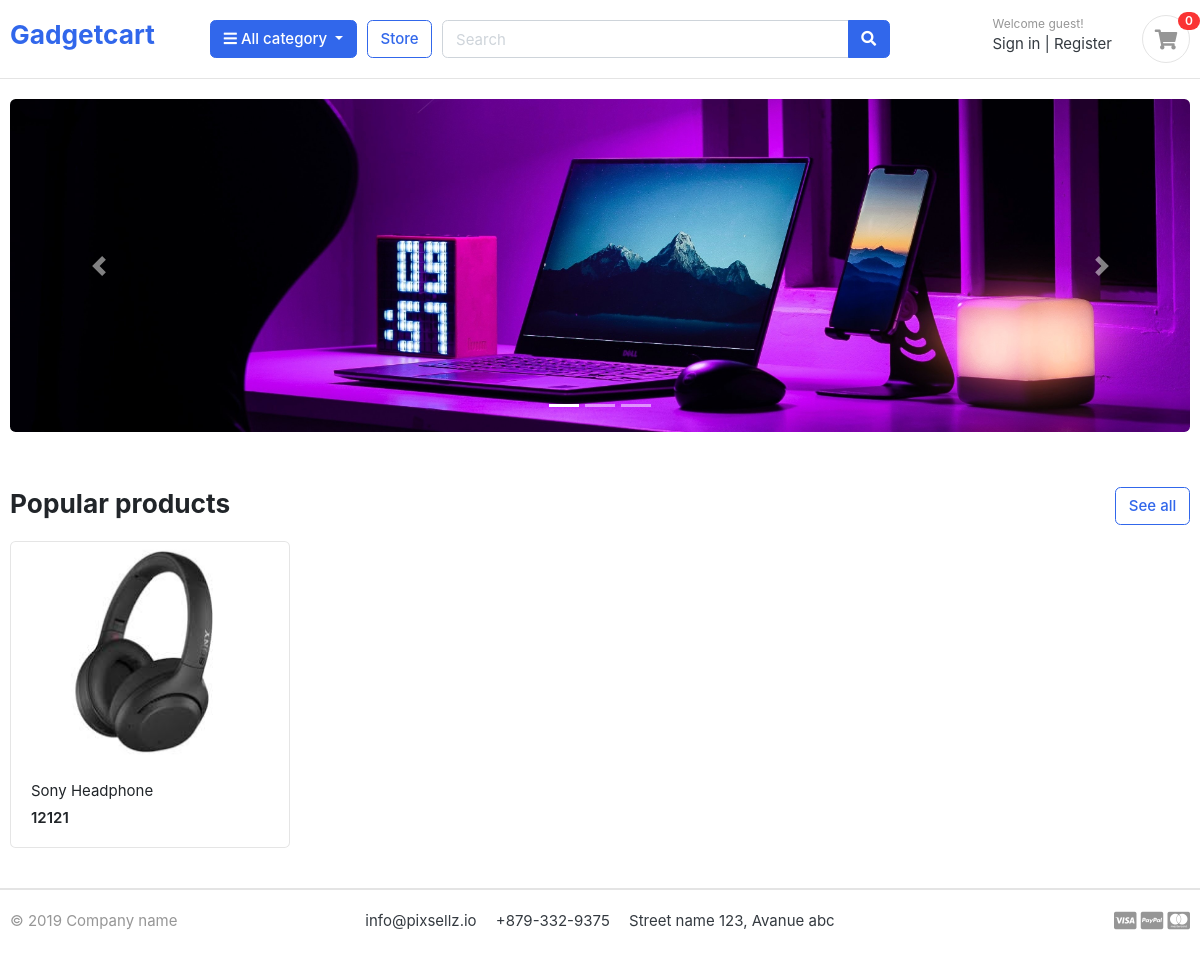
The page / on the database its author committed.
### store/models.py (models this page shows, shortened)
class Product(models.Model):
    product_name  = models.CharField(max_length=200, unique=True)
    slug          = models.SlugField(max_length=200, unique=True)
    description   = models.TextField(max_length=500, blank=True)
    price         = models.IntegerField()
    images        = models.ImageField(upload_to='photos/products')
    stock         = models.IntegerField()
    is_available  = models.BooleanField(default=True)
    brand         = models.ForeignKey(Brand, on_delete=models.CASCADE)
    category      = models.ForeignKey(Category, on_delete=models.CASCADE)
    created_date  = models.DateTimeField(auto_now_add=True)
    modified_date = models.DateTimeField(auto_now=True)
    def get_url(self):
        return reverse('product_detail', args=[self.category.slug, self.slug])

### homepage/views.py (the view)
# urls.py: path('', include('homepage.urls')),
def homepage(request):
    products = Product.objects.all().filter(is_available=True)
    context = {
        'products' : products,
    }
    return render(request,'user/home.html',context)

### category/context_processors.py (called while the page is built)
def menu_links(request):
    links = Category.objects.all()
    return dict(links=links)

### category/models.py (called while the page is built)
    def get_url(self):
        return reverse('products_by_category', args=[self.slug])

### templates/user/home.html (shortened to what this page needs)
{% extends 'user/base.html' %}
{% load static %}
{% block content %}
<section class="section-intro padding-y-sm">
<div class="container">
<div class="intro-banner-wrap">
    <div id="carouselExampleIndicators" class="carousel slide" data-ride="carousel">
        <ol class="carousel-indicators">
          <li data-target="#carouselExampleIndicators" data-slide-to="0" class="active"></li>
          <li data-target="#carouselExampleIndicators" data-slide-to="1"></li>
          <li data-target="#carouselExampleIndicators" data-slide-to="2"></li>
        </ol>
        <div class="carousel-inner">
          <div class="carousel-item active">
            <img src="{% static 'images/banners/gadgets.jpg' %}" class="img-fluid rounded d-block w-100" alt="First slide">
          </div>
        </div>
        <a class="carousel-control-prev" href="#carouselExampleIndicators" role="button" data-slide="prev">
          <span class="carousel-control-prev-icon" aria-hidden="true"></span>
        </a>
        <a class="carousel-control-next" href="#carouselExampleIndicators" role="button" data-slide="next">
          <span class="carousel-control-next-icon" aria-hidden="true"></span>
        </a>
      </div>
	</div>
</div>
</section>
<section class="section-name padding-y-sm">
<div class="container">
<header class="section-heading">
	<a href="{% url 'store' %}" class="btn btn-outline-primary float-right">See all</a>
	<h3 class="section-title">Popular products</h3>
</header>
<div class="row">
	{% for product in products %}
	<div class="col-md-3">
		<div class="card card-product-grid">
			<a href="{{ product.get_url  }}" class="img-wrap"> <img src="{{ product.images.url }}"> </a>
			<figcaption class="info-wrap">
				<a href="{{ product.get_url  }}" class="title">{{ product.product_name }}</a>
				<div class="price mt-1">{{ product.price }}</div>
			</figcaption>
		</div>
	</div>
	{% endfor %}
</div>
</div>
</section>
{% endblock %}

### gadgetcart/static/css/ui.css (style rules this page uses)
html { font-family: "Inter", sans-serif; font-size: 15px; }
.img-wrap { text-align: center; display: block; }
.img-wrap img { max-width: 100%; }
.padding-y-sm { padding-top: 20px; padding-bottom: 20px; }
.section-heading { margin-bottom: 20px; margin-top: 15px; }
.section-title { color: #212529; }
[class*=card-product] a.title { color: #212529; display: block; }
[class*=card-product] .img-wrap { overflow: hidden; position: relative; }
[class*=card-product] .img-wrap img { height: 100%; max-width: 100%; width: auto; display: inline-block; -o-object-fit: cover; object-fit: cover; }
.card-product-grid { margin-bottom: 20px; }
.card-product-grid .img-wrap { border-radius: 0.2rem 0.2rem 0 0; height: 220px; }
.card-product-grid .info-wrap { overflow: hidden; padding: 18px 20px; }
.card .img-wrap { overflow: hidden; }
.price { font-weight: 600; color: #212529; }

### rows shown on the page
Product: images (picture), product_name "Sony Headphone", price "12121"
